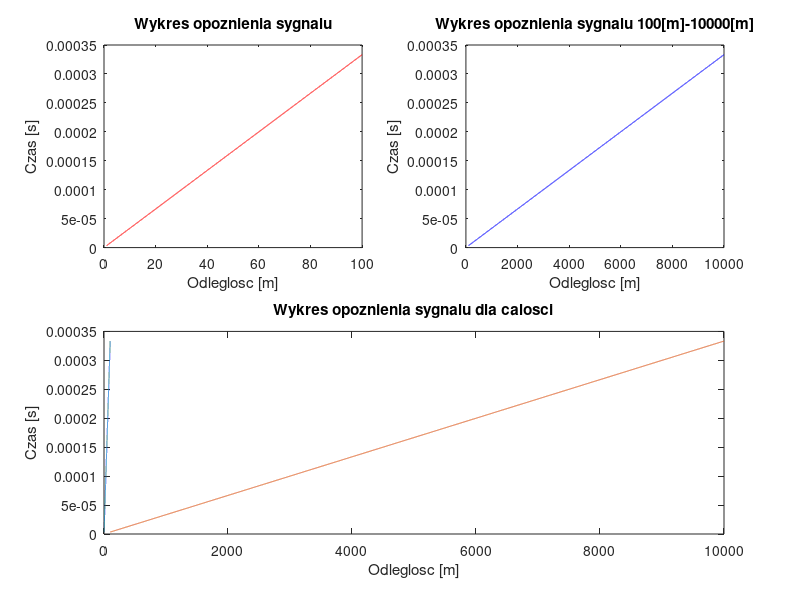

Recreate this plot in MATLAB.
%% Zadanie 2 wykres ze wzoru na predkosc w ruchu jednostanym

clear;
clc;
clf;


s = 1:0.01:100;
ss = 100:1:10000
c = 300000

for D = 1 : s

V = c; %300 000 [m/s]

T = s./V; %czas w [s] = [m]/[m/s]

subplot(2,2,1);
plot(s,T,'r');
title('Wykres opoznienia sygnalu');
xlabel('Odleglosc [m]');
ylabel('Czas [s]');
end

%% 100-10000

for DD = 1 : ss
    
    V = c;
    
    T = s./V;
    
    subplot(2,2,2);
    plot(ss,T,'b');
    title('Wykres opoznienia sygnalu 100[m]-10000[m]');
    xlabel('Odleglosc [m]');
    ylabel('Czas [s]');
    
end


subplot(2,2,[3,4]);
plot(s,T,ss,T);
title('Wykres opoznienia sygnalu dla calosci');
xlabel('Odleglosc [m]');
ylabel('Czas [s]');



